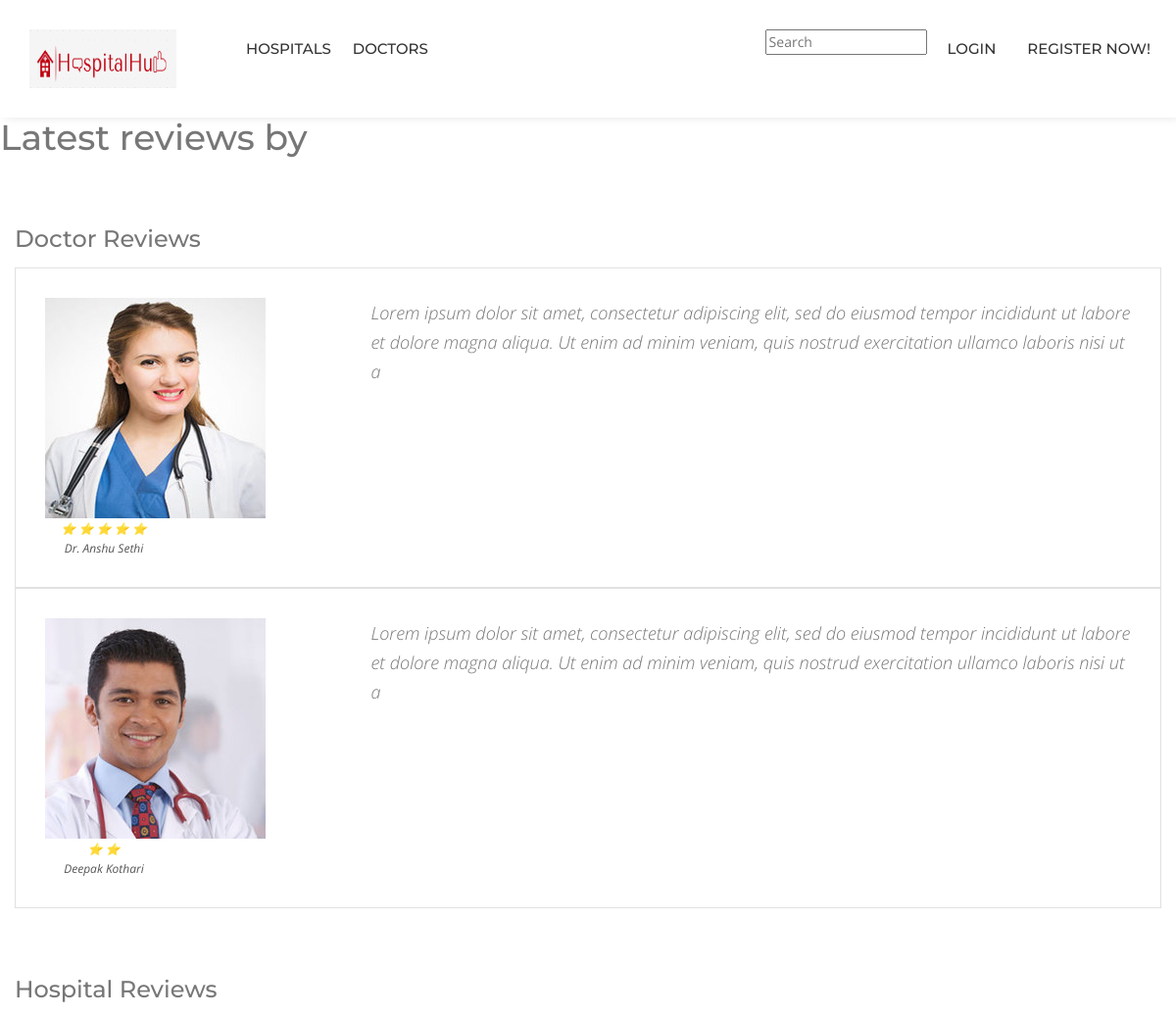
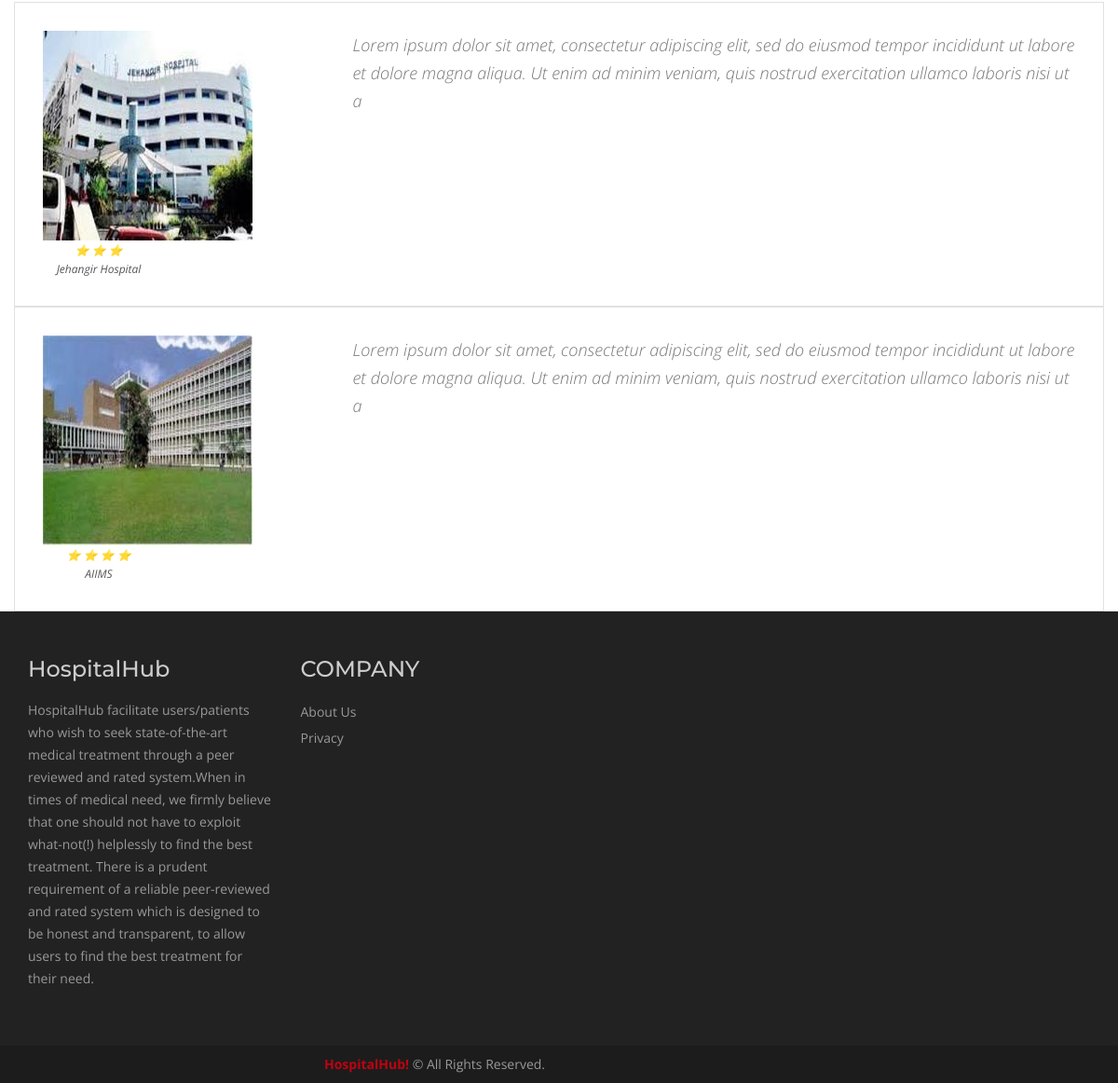
Screenshot of /myhub/review/user/6/ with the database file from the repository (2 pictures, top to bottom).
### myhub/models.py (models this page shows, shortened)
class doctor_review(models.Model):
    RATING_CHOICES = (
        (1, '1'),
        (2, '2'),
        (3, '3'),
        (4, '4'),
        (5, '5'),
    )
    doctor = models.ForeignKey(doctor, on_delete=models.CASCADE,)
    pub_date = models.DateTimeField('date published')
    user_name = models.ForeignKey(User, on_delete=models.CASCADE,)
    comment = models.CharField(max_length=200)
    rating = models.IntegerField(choices=RATING_CHOICES)
    def get_rating(self):
        roundedratings = round(self.rating)
        stars = ""
        for i in range(0,roundedratings):
            stars += "*"
        return stars

class doctor(models.Model):
    first_name = models.CharField(max_length=100, blank=False, null=True)  # Field name made lowercase.
    last_name = models.CharField(max_length=100, blank=False, null=True)  # Field name made lowercase.
    edu = models.ManyToManyField(doctoredu, help_text="Select an education")
    hospital = models.ManyToManyField('hospital', help_text="Select hospital(s):")
    profile= models.ImageField(default ='default.jpg')
    desc = models.CharField(max_length=10000, help_text='Enter Doctor Description', default="No description available for this doctor.")
    speciality = models.CharField(max_length=1000, help_text='Enter Doctor Speciality', default="No speciality available at this moment.")
    def get_absolute_url(self):
        return reverse('doctors-detail', args=[str(self.id)])
    class Meta:
        ordering = ['last_name', 'first_name']

class hospital_review(models.Model):
    RATING_CHOICES = (
        (1, '1'),
        (2, '2'),
        (3, '3'),
        (4, '4'),
        (5, '5'),
    )
    hospital = models.ForeignKey(hospital, on_delete=models.CASCADE,)
    pub_date = models.DateTimeField('date published')
    user_name = models.ForeignKey(User, on_delete=models.CASCADE,)
    comment = models.CharField(max_length=200)
    rating = models.IntegerField(choices=RATING_CHOICES)
    def get_rating(self):
        roundedratings = round(self.rating)
        stars = ""
        for i in range(0,roundedratings):
            stars += "*"
        return stars

class hospital(models.Model):
    name = models.CharField(max_length=100, null=True)  # Field name made lowercase.
    desc = models.CharField(max_length=10000, help_text='Enter Hospital Description')
    building = models.CharField(max_length=25, blank=False, null=True)  # Field name made lowercase.
    street = models.CharField(max_length=25, blank=False, null=True)  # Field name made lowercase.
    city = models.CharField(max_length=25, null=True)  # Field name made lowercase.
    pincode = models.IntegerField(blank=False, null=True)  # Field name made lowercase.
    beds = models.IntegerField(blank=True, null=True)  # Field name made lowercase.
    profile= models.ImageField(default ='default.jpg')

### myhub/views.py (the view)
# urls.py: url(r'^review/user/(?P<username>\w+)/$', views.user_review_list, name='user_review_list'),
def user_review_list(request, username=None):
    if not username:
        username = request.user.username
    latest_review_list = doctor_review.objects.filter(user_name=username).order_by('-pub_date')
    hospital_review_list = hospital_review.objects.filter(user_name=username).order_by('-pub_date')
    print(username)
    context = {'review_list':latest_review_list, 'username':username, 'hospital_review_list':hospital_review_list}
    return render(request, 'myhub/user_review_list.html', context)

### myhub/templates/myhub/user_review_list.html (shortened to what this page needs)
{% extends "base_generic.html" %}
{% block content %}
<body>
<h2> Latest reviews by {{ user.username }}</h2>
<br>
{% if review_list %}
    <div class="main-content">
    <div class="col-md-12">
        <div class="home-testimonials">
            <div class="sectio-title-2"> <h3>Doctor Reviews</h3>
            </div>
            {% for review in review_list %}
            <div class="item">
              <div class="testimonial-holder">
                <div class="user-thumb"> <img src="{{review.doctor.profile.url}}" alt="">
                  <i>{% for star in review.get_rating %} ⭐ {% endfor %}</i><br><i>{{ review.doctor.first_name }} {{ review.doctor.last_name }}</i> </div>
                <div class="test-text">
                  <p>{{ review.comment }}</p>
                </div>
              </div>
            </div>
            {% endfor %}
        </div>
      </div>
      </div>
    </div>
{% else %}
<p>No doctor reviews are available.</p>
{% endif %}
<br>
{% if hospital_review_list %}
<div class="col-md-12">
    <div class="home-testimonials">
        <br>
        <div class="sectio-title-2"> <h3>Hospital Reviews</h3>
        </div>
        {% for review in hospital_review_list %}
        <div class="item">
          <div class="testimonial-holder">
            <div class="user-thumb"> <img src="{{review.hospital.profile.url}}" alt="">
              <i>{% for star in review.get_rating %} ⭐ {% endfor %}</i><br><i>{{ review.hospital.name }}</i> </div>
            <div class="test-text">
              <p>{{ review.comment }}</p>
            </div>
          </div>
        </div>
        {% endfor %}
    </div>
  </div>
{% else %}
<p>No hospital reviews are available.</p>
{% endif %}
</body>
{% endblock %}

### myhub/static/hospitalhub/css/custom.css (style rules this page uses)
html body { font-family: 'Open Sans', sans-serif; color: #777777; font-size: 14px; }
p { line-height: 24px; }
body h1, body h2, body h3, body h4, body h5, body h6 { font-family: 'Montserrat', sans-serif; margin: 0px; }
body h2 { font-size: 36px; }
body h3 { font-size: 24px; }
.main-content { width: 100%; float: left; padding: 50px 0; }
.sectio-title-2 { margin-bottom: 16px; }
.testimonial-holder { width: 100%; float: left; border: 1px solid #e1e1e1; padding: 30px; position: relative; }
.user-thumb { width: 120px; float: left; margin-right: 20px; text-align: center; }
.user-thumb>i { font-size: 12px; color: #555555; }
.test-text { float: right; text-align: left; width: 70%; }
.test-text p { color: #777777; font-size: 18px; font-style: italic; line-height: 30px; font-family: 'Open Sans', sans-serif; font-weight: 300; }

### rows the page displays
doctor_review: doctor.profile (picture), rating 5 (drawn), doctor.first_name "Dr. Anshu", doctor.last_name "Sethi", comment "Lorem ipsum dolor sit amet, consectetur adipiscing elit, sed do eiusmod tempor incididunt ut labore et dolore magna aliqua. Ut enim ad minim veniam, quis nostrud exercitation ullamco laboris nisi ut a"
doctor_review: doctor.profile (picture), rating 2 (drawn), doctor.first_name "Deepak", doctor.last_name "Kothari", comment "Lorem ipsum dolor sit amet, consectetur adipiscing elit, sed do eiusmod tempor incididunt ut labore et dolore magna aliqua. Ut enim ad minim veniam, quis nostrud exercitation ullamco laboris nisi ut a"
hospital_review: hospital.profile (picture), rating 3 (drawn), hospital.name "Jehangir Hospital", comment "Lorem ipsum dolor sit amet, consectetur adipiscing elit, sed do eiusmod tempor incididunt ut labore et dolore magna aliqua. Ut enim ad minim veniam, quis nostrud exercitation ullamco laboris nisi ut a"
hospital_review: hospital.profile (picture), rating 4 (drawn), hospital.name "AIIMS", comment "Lorem ipsum dolor sit amet, consectetur adipiscing elit, sed do eiusmod tempor incididunt ut labore et dolore magna aliqua. Ut enim ad minim veniam, quis nostrud exercitation ullamco laboris nisi ut a"
